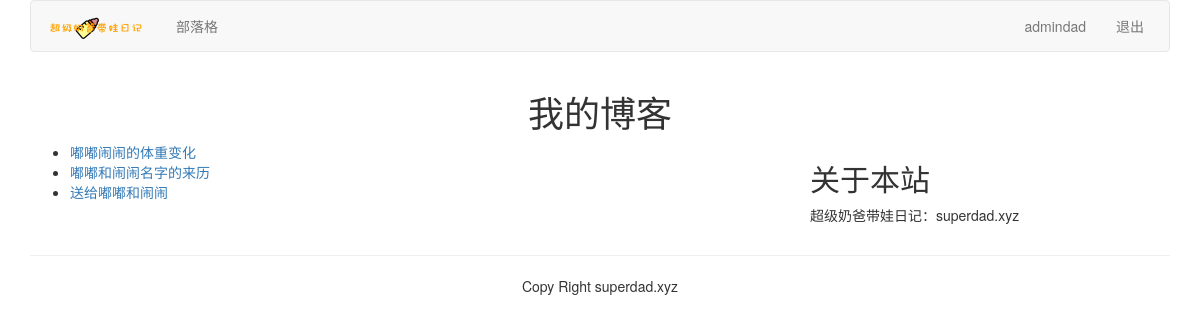
Page /blog/ (signed in) on the committed database.
### blog/models.py (models this page shows, shortened)
class blogarticles(models.Model):
    title = models.CharField(max_length=300)
    author = models.ForeignKey(User,related_name="blog_posts",on_delete=models.CASCADE)
    body = models.TextField()
    publish =models.DateTimeField(default=timezone.now)
    class Meta:
        ordering = ("-publish",)

### blog/views.py (the view)
# urls.py: path("",views.blog_title,name="blog_title"),
def blog_title(request):
    blogs=blogarticles.objects.all()
    return render(request, 'blog/titles.html', {"blogs":blogs})

### templates/blog/titles.html (shortened to what this page needs)
{% extends "base.html" %}
{% block content %}
<div class="row text-center vertical-middle-sm">
    <h1>我的博客</h1>
</div>
<div class="row">
    <div class="col-xs-12 col-md-8">
        <ul>
            {% for blog in blogs %}
                <li><a href="{{ blog.id }}">{{ blog.title }}</a></li>
            {% endfor %}
        </ul>
    </div>
    <div class="col-xs-6 col-md-4">
        <h2>关于本站</h2>
        <p>超级奶爸带娃日记：superdad.xyz</p>
    </div>
</div>
{% endblock %}

### templates/header.html
{% load staticfiles %}
<div class="container">
    <nav class="navbar navbar-default" role="navigation">
        <div class="navbar-brand">
            <a class="navbar-header" herf="http://superdad.xyz"><img src="{% static '/images/logo.png' %}" width="100px"></a>
        </div>
        <div>
            <ul class="nav navbar-nav" role="navigation">
                <li><a href="{% url 'blog:blog_title' %}">部落格</a></li>
            </ul>
            <ul class="nav navbar-nav navbar-right" style="margin-right:10px">
                {% if user.is_authenticated %}
                <li><a href="#">{{ user.username }}</a></li>
                <li><a href="{% url 'account:user_logout' %}">退出</a></li>
                {% else %}
                <li><a href="{% url 'account:user_login' %}">登录</a></li>
                <li><a href="{% url 'account:user_register' %}">注册</a></li>
                {% endif %}
            </ul>
        </div>
    </nav>
</div>

### rows in the picture
blogarticles: title "嘟嘟闹闹的体重变化"
blogarticles: title "嘟嘟和闹闹名字的来历"
blogarticles: title "送给嘟嘟和闹闹"

### other values in the picture
{{ user.username }} "admindad"
